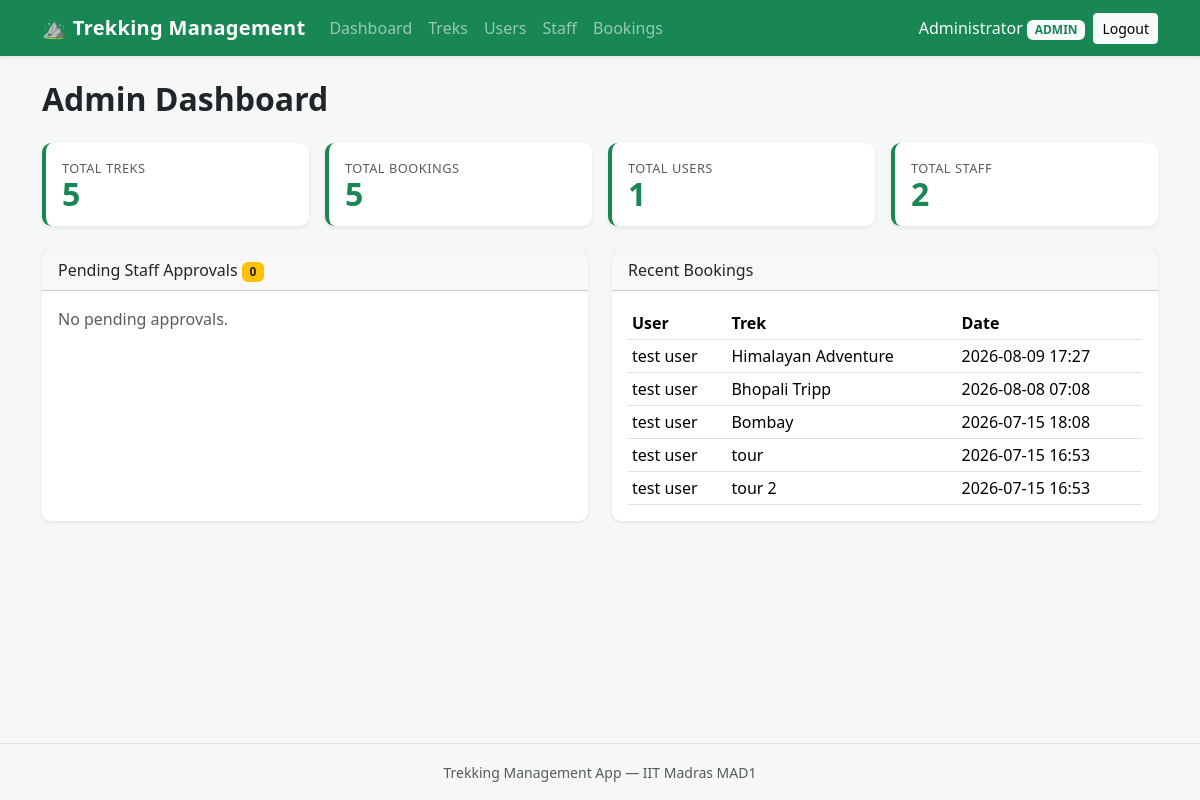
The page /admin/dashboard (signed in) on the database its author committed.
### models/user.py (models this page shows, shortened)
class User(UserMixin, db.Model):
    __tablename__ = "users"
    id = db.Column(db.Integer, primary_key=True)
    name = db.Column(db.String(80), nullable=False)
    email = db.Column(db.String(120), unique=True, nullable=False)
    password_hash = db.Column(db.String(255), nullable=False)
    role = db.Column(db.String(20), nullable=False, default="user")
    approved = db.Column(db.Boolean, nullable=False, default=False)
    blacklisted = db.Column(db.Boolean, nullable=False, default=False)
    bookings = db.relationship("Booking", backref="user", lazy=True)

### models/booking.py (models this page shows, shortened)
class Booking(db.Model):
    __tablename__ = "bookings"
    id = db.Column(db.Integer, primary_key=True)
    user_id = db.Column(db.Integer, db.ForeignKey("users.id"), nullable=False)
    trek_id = db.Column(db.Integer, db.ForeignKey("treks.id"), nullable=False)
    booking_date = db.Column(db.DateTime, nullable=False, default=datetime.utcnow)
    status = db.Column(db.String(20), nullable=False, default="booked")

### models/trek.py (models this page shows, shortened)
class Trek(db.Model):
    __tablename__ = "treks"
    id = db.Column(db.Integer, primary_key=True)
    name = db.Column(db.String(120), nullable=False)
    location = db.Column(db.String(120), nullable=False)
    difficulty = db.Column(db.String(20), nullable=True)
    duration = db.Column(db.Integer, nullable=False, default=1)
    available_slots = db.Column(db.Integer, nullable=False, default=0)
    status = db.Column(db.String(20), nullable=False, default="open")
    start_date = db.Column(db.Date, nullable=True)
    end_date = db.Column(db.Date, nullable=True)
    description = db.Column(db.Text, nullable=True)
    staff_id = db.Column(db.Integer, db.ForeignKey("users.id"), nullable=True)
    staff = db.relationship("User", backref="assigned_treks")
    bookings = db.relationship("Booking", backref="trek", lazy=True)

### routes/admin.py (the view)
@admin_bp.route("/dashboard")
@admin_required
def dashboard():
    stats = {
        "total_treks": Trek.query.count(),
        "total_bookings": Booking.query.count(),
        "total_users": User.query.filter_by(role="user").count(),
        "total_staff": User.query.filter_by(role="staff").count(),
    }
    pending_staff = User.query.filter_by(role="staff", approved=False).all()
    recent_bookings = (
        Booking.query.order_by(Booking.booking_date.desc()).limit(5).all()
    )
    return render_template(
        "admin/dashboard.html",
        stats=stats,
        pending_staff=pending_staff,
        recent_bookings=recent_bookings,
    )

### models/user.py (called while the page is built)
@login_manager.user_loader
def load_user(user_id):
    return User.query.get(int(user_id))

### routes/admin.py (called while the page is built)
def admin_required(view):
    @wraps(view)
    @login_required
    def wrapped(*args, **kwargs):
        if current_user.role != "admin":
            abort(403)
        return view(*args, **kwargs)
    return wrapped

### templates/admin/dashboard.html (shortened to what this page needs)
{% extends "base.html" %}
{% block content %}
<h2 class="mb-4">Admin Dashboard</h2>
<div class="row g-3 mb-4">
    <div class="col-6 col-md-3">
        <div class="card stat-card shadow-sm h-100">
            <div class="card-body">
                <div class="stat-label text-muted">Total Treks</div>
                <div class="stat-number text-success">{{ stats.total_treks }}</div>
            </div>
        </div>
    </div>
    <div class="col-6 col-md-3">
        <div class="card stat-card shadow-sm h-100">
            <div class="card-body">
                <div class="stat-label text-muted">Total Bookings</div>
                <div class="stat-number text-success">{{ stats.total_bookings }}</div>
            </div>
        </div>
    </div>
    <div class="col-6 col-md-3">
        <div class="card stat-card shadow-sm h-100">
            <div class="card-body">
                <div class="stat-label text-muted">Total Users</div>
                <div class="stat-number text-success">{{ stats.total_users }}</div>
            </div>
        </div>
    </div>
    <div class="col-6 col-md-3">
        <div class="card stat-card shadow-sm h-100">
            <div class="card-body">
                <div class="stat-label text-muted">Total Staff</div>
                <div class="stat-number text-success">{{ stats.total_staff }}</div>
            </div>
        </div>
    </div>
</div>
<div class="row">
    <div class="col-md-6 mb-4">
        <div class="card shadow-sm h-100">
            <div class="card-header">
                Pending Staff Approvals
                <span class="badge bg-warning text-dark">
                    {{ pending_staff | length }}
                </span>
            </div>
            <div class="card-body">
                {% if pending_staff %}
                <ul class="list-group list-group-flush">
                    {% for staff in pending_staff %}
                    <li class="list-group-item d-flex justify-content-between align-items-center">
                        <span>{{ staff.name }} &mdash;
                            <small class="text-muted">{{ staff.email }}</small>
                        </span>
                        <form method="POST"
                              action="{{ url_for('admin.approve_staff', user_id=staff.id) }}">
                            <button class="btn btn-sm btn-success">Approve</button>
                        </form>
                    </li>
                    {% endfor %}
                </ul>
                {% else %}
                <p class="text-muted mb-0">No pending approvals.</p>
                {% endif %}
            </div>
        </div>
    </div>
    <div class="col-md-6 mb-4">
        <div class="card shadow-sm h-100">
            <div class="card-header">Recent Bookings</div>
            <div class="card-body">
                {% if recent_bookings %}
                <table class="table table-sm mb-0">
                    <thead>
                        <tr>
                            <th>User</th>
                            <th>Trek</th>
                            <th>Date</th>
                        </tr>
                    </thead>
                    <tbody>
                        {% for booking in recent_bookings %}
                        <tr>
                            <td>{{ booking.user.name }}</td>
                            <td>{{ booking.trek.name }}</td>
                            <td>{{ booking.booking_date.strftime('%Y-%m-%d %H:%M') }}</td>
                        </tr>
                        {% endfor %}
                    </tbody>
                </table>
                {% else %}
                <p class="text-muted mb-0">No bookings yet.</p>
                {% endif %}
            </div>
        </div>
    </div>
</div>
{% endblock %}

### templates/base.html (shortened to what this page needs)
<!DOCTYPE html>
<html lang="en">
<head>
    <link
        href="https://cdn.jsdelivr.net/npm/bootstrap@5.3.3/dist/css/bootstrap.min.css"
        rel="stylesheet">
    <link rel="stylesheet"
          href="{{ url_for('static', filename='style.css') }}">
</head>
<body>
    <nav class="navbar navbar-expand-lg navbar-dark bg-success shadow-sm">
        <div class="container">
            <a class="navbar-brand fw-bold" href="{{ url_for('user.home') }}">
                &#9968; Trekking Management
            </a>
            <div class="collapse navbar-collapse" id="mainNav">
                <ul class="navbar-nav me-auto mb-2 mb-lg-0">
                    {% if current_user.is_authenticated %}
                        {% if current_user.role == 'user' %}
                            <li class="nav-item">
                                <a class="nav-link" href="{{ url_for('user.home') }}">
                                    Browse Treks
                                </a>
                            </li>
                            <li class="nav-item">
                                <a class="nav-link"
                                   href="{{ url_for('user.dashboard') }}">
                                    My Bookings
                                </a>
                            </li>
                        {% elif current_user.role == 'admin' %}
                            <li class="nav-item">
                                <a class="nav-link"
                                   href="{{ url_for('admin.dashboard') }}">
                                    Dashboard
                                </a>
                            </li>
                            <li class="nav-item">
                                <a class="nav-link"
                                   href="{{ url_for('admin.list_treks') }}">Treks</a>
                            </li>
                            <li class="nav-item">
                                <a class="nav-link"
                                   href="{{ url_for('admin.list_users') }}">Users</a>
                            </li>
                            <li class="nav-item">
                                <a class="nav-link"
                                   href="{{ url_for('admin.list_staff') }}">Staff</a>
                            </li>
                            <li class="nav-item">
                                <a class="nav-link"
                                   href="{{ url_for('admin.list_bookings') }}">
                                    Bookings
                                </a>
                            </li>
                        {% endif %}
                    {% endif %}
                </ul>
                <div class="d-flex align-items-lg-center flex-column flex-lg-row gap-2">
                    {% if current_user.is_authenticated %}
                        <span class="navbar-text text-light">
                            {{ current_user.name }}
                            <span class="badge bg-light text-success text-uppercase">
                                {{ current_user.role }}
                            </span>
                        </span>
                        <a class="btn btn-light btn-sm"
                           href="{{ url_for('auth.logout') }}">Logout</a>
                    {% else %}
                        <a class="btn btn-outline-light btn-sm"
                           href="{{ url_for('auth.login') }}">Login</a>
                        <a class="btn btn-light btn-sm"
                           href="{{ url_for('auth.register') }}">Register</a>
                    {% endif %}
                </div>
            </div>
        </div>
    </nav>
    <main class="container py-4">
        {% block content %}{% endblock %}
    </main>
    <footer class="border-top mt-auto py-3">
        <div class="container text-center text-muted">
            <small>Trekking Management App &mdash; IIT Madras MAD1</small>
        </div>
    </footer>
</body>
</html>

### static/style.css (style rules this page uses)
body { min-height: 100vh; display: flex; flex-direction: column; background-color: #f6f8f7; }
main { flex: 1; }
.navbar-brand { letter-spacing: 0.3px; }
.card { border: none; border-radius: 0.6rem; }
.card.shadow-sm { transition: box-shadow 0.15s ease-in-out, transform 0.15s ease-in-out; }
.stat-card { border-left: 4px solid #198754; }
.stat-card .stat-number { font-size: 2rem; font-weight: 700; line-height: 1; }
.stat-card .stat-label { text-transform: uppercase; letter-spacing: 0.5px; font-size: 0.8rem; }
.table > :not(caption) > * > * { vertical-align: middle; }
h2 { font-weight: 600; }

### rows shown on the page
User: name "Administrator", role "ADMIN"
Booking: user.name "test user", trek.name "Himalayan Adventure", booking_date "2026-08-09 17:27"
Booking: user.name "test user", trek.name "Bhopali Tripp", booking_date "2026-08-08 07:08"
Booking: user.name "test user", trek.name "Bombay", booking_date "2026-07-15 18:08"
Booking: user.name "test user", trek.name "tour", booking_date "2026-07-15 16:53"
Booking: user.name "test user", trek.name "tour 2", booking_date "2026-07-15 16:53"

### other values the page prints
{{ stats.total_treks }} "5"
{{ stats.total_bookings }} "5"
{{ stats.total_users }} "1"
{{ stats.total_staff }} "2"
{{ pending_staff | length }} "0"
